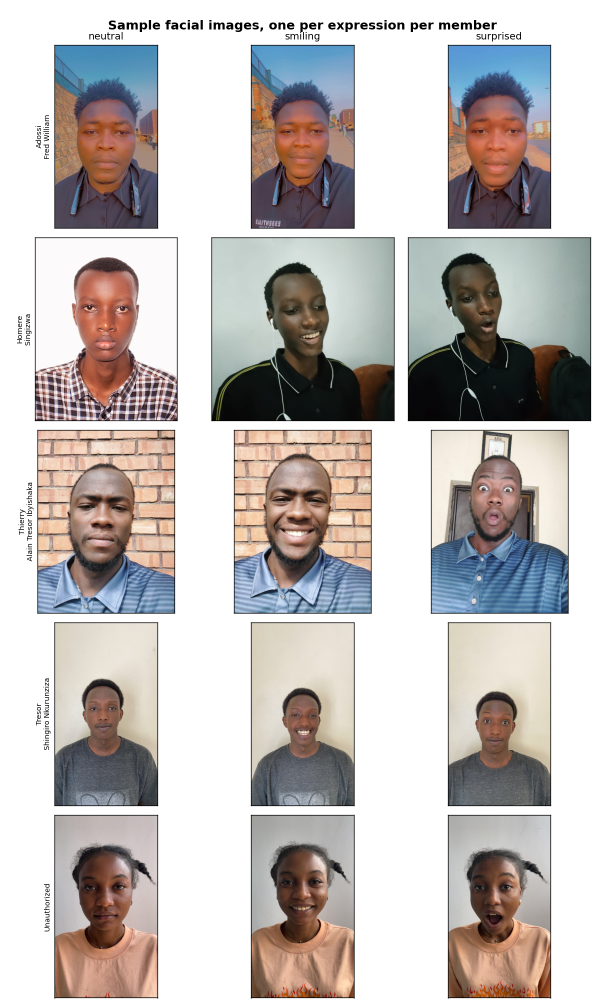
#> input picture reports/figures/images_01_samples.png, 1209 x 2015 px (shown at 1/2 size)
$ python -i image_pipeline.py   (imports and definitions only)   (older library calls are emulated)
#> lines starting #> are read from the running program, lines starting #| are printed output that depends on the picture
### src/config.py
"""Combined settings shared by the whole project.

This file keeps all the paths, the team names and the constants in one place.
"""
from pathlib import Path

ROOT = Path(__file__).resolve().parent.parent

DATA = ROOT / "data"
RAW = DATA / "raw"
PROCESSED = DATA / "processed"
IMAGES = DATA / "images"
AUDIO = DATA / "audio"
MODELS = ROOT / "models"
FIGURES = ROOT / "reports" / "figures"

for _d in (RAW, PROCESSED, IMAGES, AUDIO, MODELS, FIGURES):
    _d.mkdir(parents=True, exist_ok=True)
#> further down, picture is the input picture: shape (2015, 1209, 3); mean B, G, R 186.1, 188.3, 193.7

SOCIAL_CSV = RAW / "customer_social_profiles.csv"
TRANSACTIONS_CSV = RAW / "customer_transactions.csv"
MERGED_CSV = PROCESSED / "merged_dataset.csv"
IMAGE_FEATURES_CSV = PROCESSED / "image_features.csv"
AUDIO_FEATURES_CSV = PROCESSED / "audio_features.csv"

# The key is the folder name on disk and also the label the models learn.
TEAM = {
    "adossi_fred_william": "Adossi Fred William",
    "homere_singizwa": "Homere Singizwa",
    "thierry_alain_tresor_ibyishaka": "Thierry Alain Tresor Ibyishaka",
    "tresor_shingiro_nkurunziza": "Tresor Shingiro Nkurunziza",
}

# This label stands for any person who is not one of the team members.
IMPOSTOR = "unauthorized"

# The image formats that we allow a member to drop into their folder.
IMAGE_EXTS = (".jpg", ".jpeg", ".png", ".bmp", ".webp", ".tif", ".tiff", ".jp2", ".ppm")
# The audio formats we allow, but m4a and aac only work when ffmpeg is installed.
AUDIO_EXTS = (".wav", ".mp3", ".ogg", ".flac", ".aiff", ".aif", ".au", ".m4a", ".aac", ".opus", ".wma")


# [5 lines left out: function list_media, not called in this run]


EXPRESSIONS = ["neutral", "smiling", "surprised"]
PHRASES = {
    "yes_approve": "Yes, approve",
    "confirm_transaction": "Confirm transaction",
}

FACE_SIZE = (128, 128)   # every image is made this size before we read features
SAMPLE_RATE = 22050      # every audio clip is changed to this sample rate
N_MFCC = 20

RANDOM_STATE = 42

# If the model is less sure than this value we treat it as not that person.
FACE_THRESHOLD = 0.60
VOICE_THRESHOLD = 0.60

### src/image_pipeline.py
"""Task 2 by Adossi Fred William.

This file loads the face images, augments them, and saves their features to image_features.csv.
"""
import matplotlib

# [1 line not run here, left out]
import cv2
import matplotlib.pyplot as plt
import numpy as np
import pandas as pd

from src import config

RNG = np.random.default_rng(config.RANDOM_STATE)

# HOG on a 64 by 64 window that gives 144 numbers, kept small because we have few images.
HOG = cv2.HOGDescriptor(
    _winSize=(64, 64), _blockSize=(32, 32), _blockStride=(32, 32),
    _cellSize=(16, 16), _nbins=9,
)


# The functions below are the four ways we change an image.
# [4 lines left out: function aug_rotate, not called in this run]


def aug_flip(img):
    return cv2.flip(img, 1)


def aug_grayscale(img):
    g = cv2.cvtColor(img, cv2.COLOR_BGR2GRAY)
    return cv2.cvtColor(g, cv2.COLOR_GRAY2BGR)


# [4 lines left out: function aug_bright_noise, not called in this run]


AUGMENTATIONS = {
    "original": lambda im: im,
    "rotated": aug_rotate,
    "flipped": aug_flip,
    "grayscale": aug_grayscale,
    "bright_noise": aug_bright_noise,
}


def extract_features(img: np.ndarray) -> dict:
    """Read the colour histogram, a small pixel version, the HOG shape and some totals."""
    img = cv2.resize(img, config.FACE_SIZE)
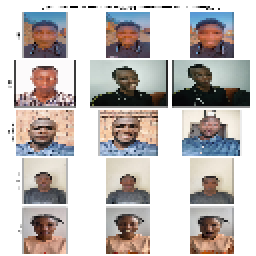
#> img: shape (128, 128, 3) (shown 2 times larger); mean of channels 0, 1, 2 186.8, 189, 194.5; drawn as B, G, R
    gray = cv2.cvtColor(img, cv2.COLOR_BGR2GRAY)
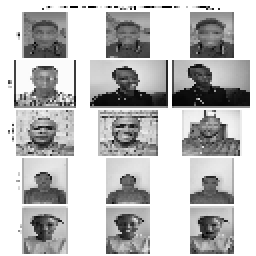
#> gray: shape (128, 128) (shown 2 times larger); min 0, max 255, mean 190.4
    feats = {}

    # Colour histogram with 16 bins per channel, scaled so the image size does not matter.
    for i, ch in enumerate(("b", "g", "r")):
        hist = cv2.calcHist([img], [i], None, [16], [0, 256]).flatten()
        hist = hist / (hist.sum() + 1e-7)
        for j, v in enumerate(hist):
            feats[f"hist_{ch}_{j:02d}"] = float(v)
#> after the loop, feats = 48 items

    # A small 16 by 16 grey version of the face used as a simple cheap descriptor.
    emb = cv2.resize(gray, (16, 16)).flatten().astype(np.float32) / 255.0
#> emb = 256 values, max 1 at index 0, min 0.0235 at index 107, mean 0.726
    for j, v in enumerate(emb):
        feats[f"emb_{j:03d}"] = float(v)
#> this loop made 256 passes
#> v on passes 1 to 3: 1, 1, 1
#> after the loop, feats = 304 items

    # HOG describes the shape of the face like the eyes, brows and mouth edges.
    hog = HOG.compute(cv2.resize(gray, (64, 64))).flatten()
#> hog = 144 values, max 0.256 at index 125, min 0.0448 at index 19, mean 0.152
    for j, v in enumerate(hog):
        feats[f"hog_{j:03d}"] = float(v)
#> this loop made 144 passes
#> v on passes 1 to 12: 0.237, 0.0617, 0.107, 0.105, 0.249, 0.101, 0.0968, 0.0944, 0.249, 0.249, 0.111, 0.152
#> after the loop, feats = 448 items

    # A few overall numbers about the whole image.
    feats["mean_intensity"] = float(gray.mean())
    feats["std_intensity"] = float(gray.std())
    feats["mean_b"], feats["mean_g"], feats["mean_r"] = [float(img[:, :, i].mean()) for i in range(3)]
    edges = cv2.Canny(gray, 100, 200)
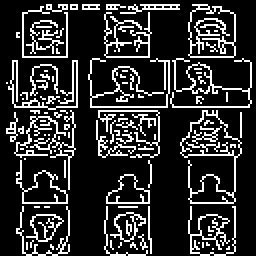
#> edges: shape (128, 128) (shown 2 times larger); 18.6% white in thin lines or dots
    feats["edge_density"] = float((edges > 0).mean())
    feats["laplacian_var"] = float(cv2.Laplacian(gray, cv2.CV_64F).var())  # how sharp the image is
    return feats


# [112 lines left out: functions display_samples, display_augmentations, run, not called in this run]


# [2 lines not run here, left out]

>>> import cv2
>>> picture = cv2.imread('../reports/figures/images_01_samples.png')
>>> result = extract_features(picture)
#> result = 455 items

$ run again, on reports/figures/audio_01_waveforms_spectrograms.png
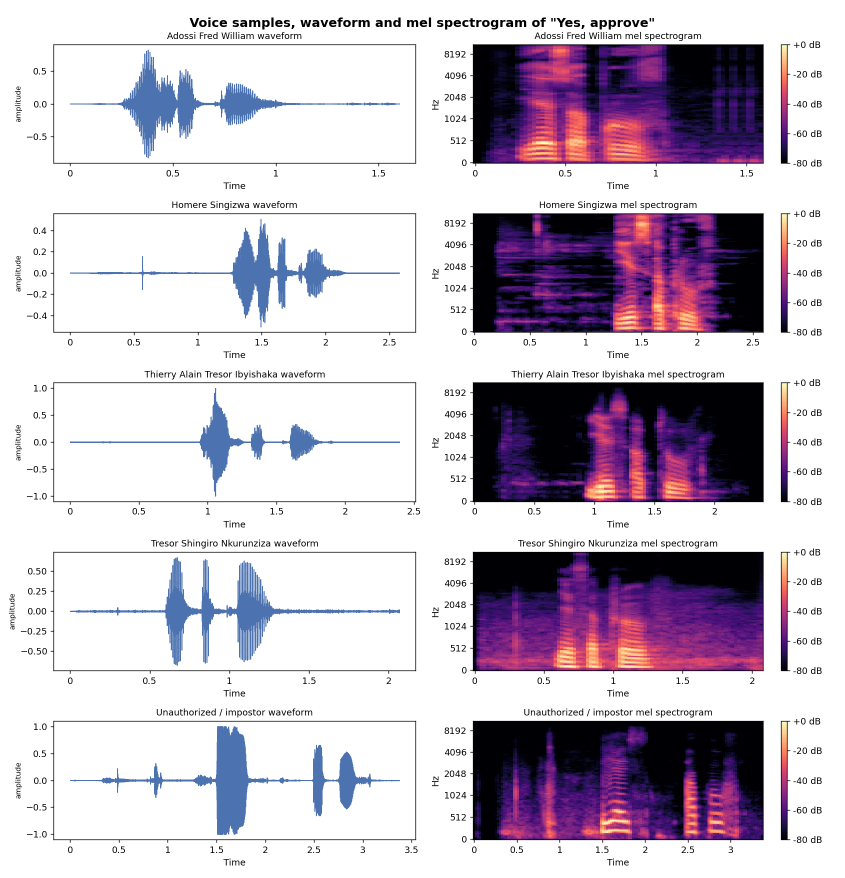
#> input picture reports/figures/audio_01_waveforms_spectrograms.png, 1690 x 1755 px (shown at 1/2 size)
#> picture is the input picture: shape (1755, 1690, 3); mean B, G, R 203.3, 190.8, 200
#> in extract_features, `gray = cv2.cvtColor(img, cv2.COLOR_BGR2GRAY)`:
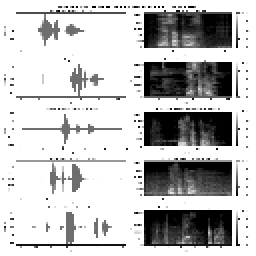
#> gray: shape (128, 128) (shown 2 times larger); min 0, max 255, mean 193.6
#> after the loop in extract_features, `for i, ch in enumerate(("b", "g", "r")):`: feats = 48 items
#> emb = 256 values, max 1 at index 0, min 0 at index 122, mean 0.786
#> the loop in extract_features, `for j, v in enumerate(emb):` made 256 passes
#> v on passes 1 to 3: 1, 1, 1
#> after the loop in extract_features, `for j, v in enumerate(emb):`: feats = 304 items
#> hog = 144 values, max 0.403 at index 112, min 0.0214 at index 51, mean 0.14
#> the loop in extract_features, `for j, v in enumerate(hog):` made 144 passes
#> v on passes 1 to 8: 0.173, 0.125, 0.165, 0.118, 0.28, 0.0804, 0.171, 0.153
#> after the loop in extract_features, `for j, v in enumerate(hog):`: feats = 448 items
#> in extract_features, `edges = cv2.Canny(gray, 100, 200)`:
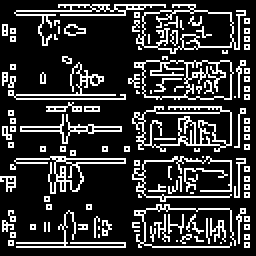
#> edges: shape (128, 128) (shown 2 times larger); 20.3% white in thin lines or dots
#> result = 455 items

$ run again, on reports/figures/audio_02_augmentations.png
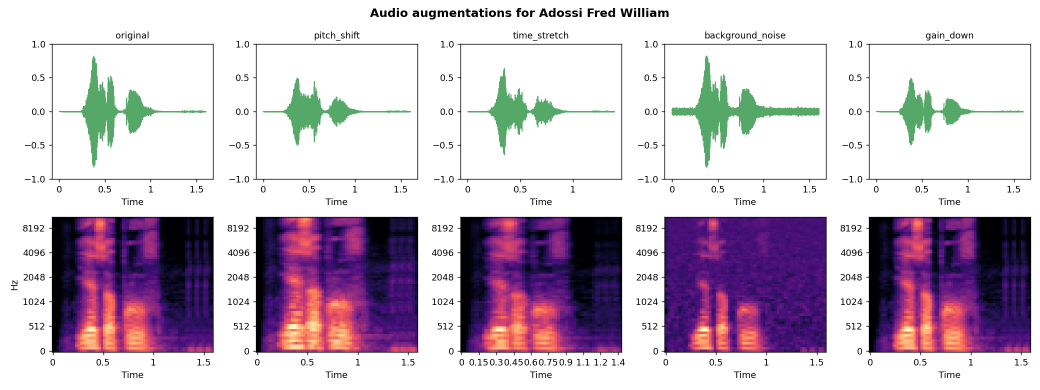
#> input picture reports/figures/audio_02_augmentations.png, 2080 x 780 px (shown at 1/2 size)
#> picture is the input picture: shape (780, 2080, 3); mean B, G, R 202.1, 187.8, 201.3
#> in extract_features, `gray = cv2.cvtColor(img, cv2.COLOR_BGR2GRAY)`:
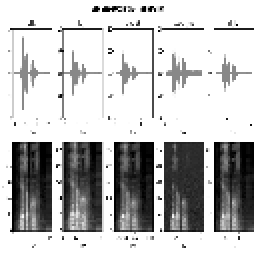
#> gray: shape (128, 128) (shown 2 times larger); min 0, max 255, mean 191.6
#> after the loop in extract_features, `for i, ch in enumerate(("b", "g", "r")):`: feats = 48 items
#> emb = 256 values, max 1 at index 0, min 0.0118 at index 153, mean 0.73
#> the loop in extract_features, `for j, v in enumerate(emb):` made 256 passes
#> v on passes 1 to 3: 1, 1, 1
#> after the loop in extract_features, `for j, v in enumerate(emb):`: feats = 304 items
#> hog = 144 values, max 0.328 at index 36, min 0.0176 at index 111, mean 0.133
#> the loop in extract_features, `for j, v in enumerate(hog):` made 144 passes
#> v on passes 1 to 8: 0.26, 0.0743, 0.0782, 0.0516, 0.26, 0.0589, 0.0922, 0.0961
#> after the loop in extract_features, `for j, v in enumerate(hog):`: feats = 448 items
#> in extract_features, `edges = cv2.Canny(gray, 100, 200)`:
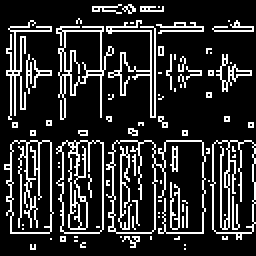
#> edges: shape (128, 128) (shown 2 times larger); 17.7% white in thin lines or dots
#> result = 455 items

$ run again, on reports/figures/eda_01_distributions.png
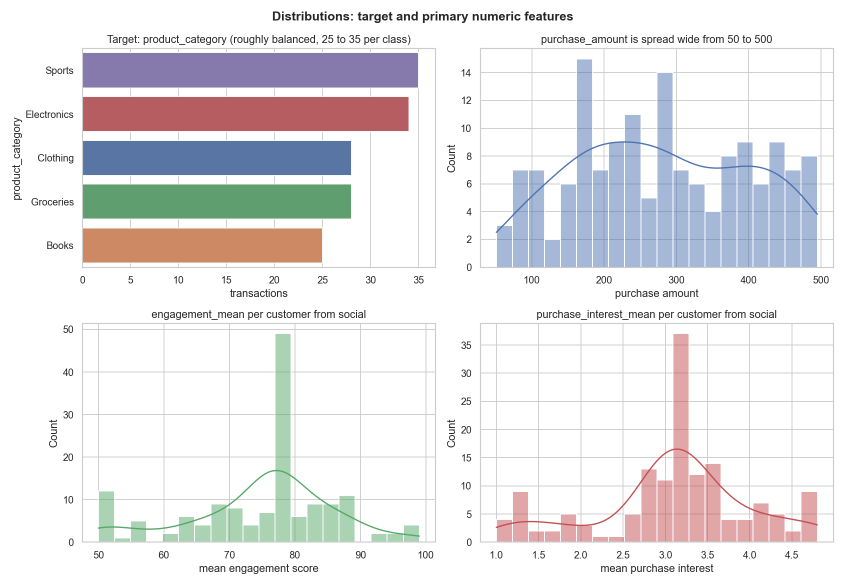
#> input picture reports/figures/eda_01_distributions.png, 1690 x 1170 px (shown at 1/2 size)
#> picture is the input picture: shape (1170, 1690, 3); mean B, G, R 231.8, 229.8, 231
#> in extract_features, `gray = cv2.cvtColor(img, cv2.COLOR_BGR2GRAY)`:
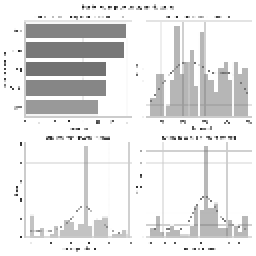
#> gray: shape (128, 128) (shown 2 times larger); min 38, max 255, mean 230.3
#> after the loop in extract_features, `for i, ch in enumerate(("b", "g", "r")):`: feats = 48 items
#> emb = 256 values, max 1 at index 0, min 0.447 at index 66, mean 0.903
#> the loop in extract_features, `for j, v in enumerate(emb):` made 256 passes
#> v on passes 1 to 3: 1, 1, 1
#> after the loop in extract_features, `for j, v in enumerate(emb):`: feats = 304 items
#> hog = 144 values, max 0.487 at index 4, min 0.0043 at index 60, mean 0.123
#> the loop in extract_features, `for j, v in enumerate(hog):` made 144 passes
#> v on passes 1 to 8: 0.071, 0.0348, 0.0166, 0.0265, 0.487, 0.0248, 0.0153, 0.0258
#> after the loop in extract_features, `for j, v in enumerate(hog):`: feats = 448 items
#> in extract_features, `edges = cv2.Canny(gray, 100, 200)`:
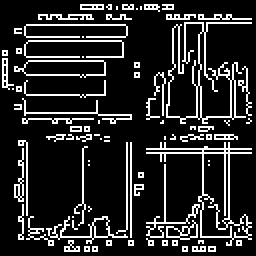
#> edges: shape (128, 128) (shown 2 times larger); 15.7% white in thin lines or dots
#> result = 455 items
